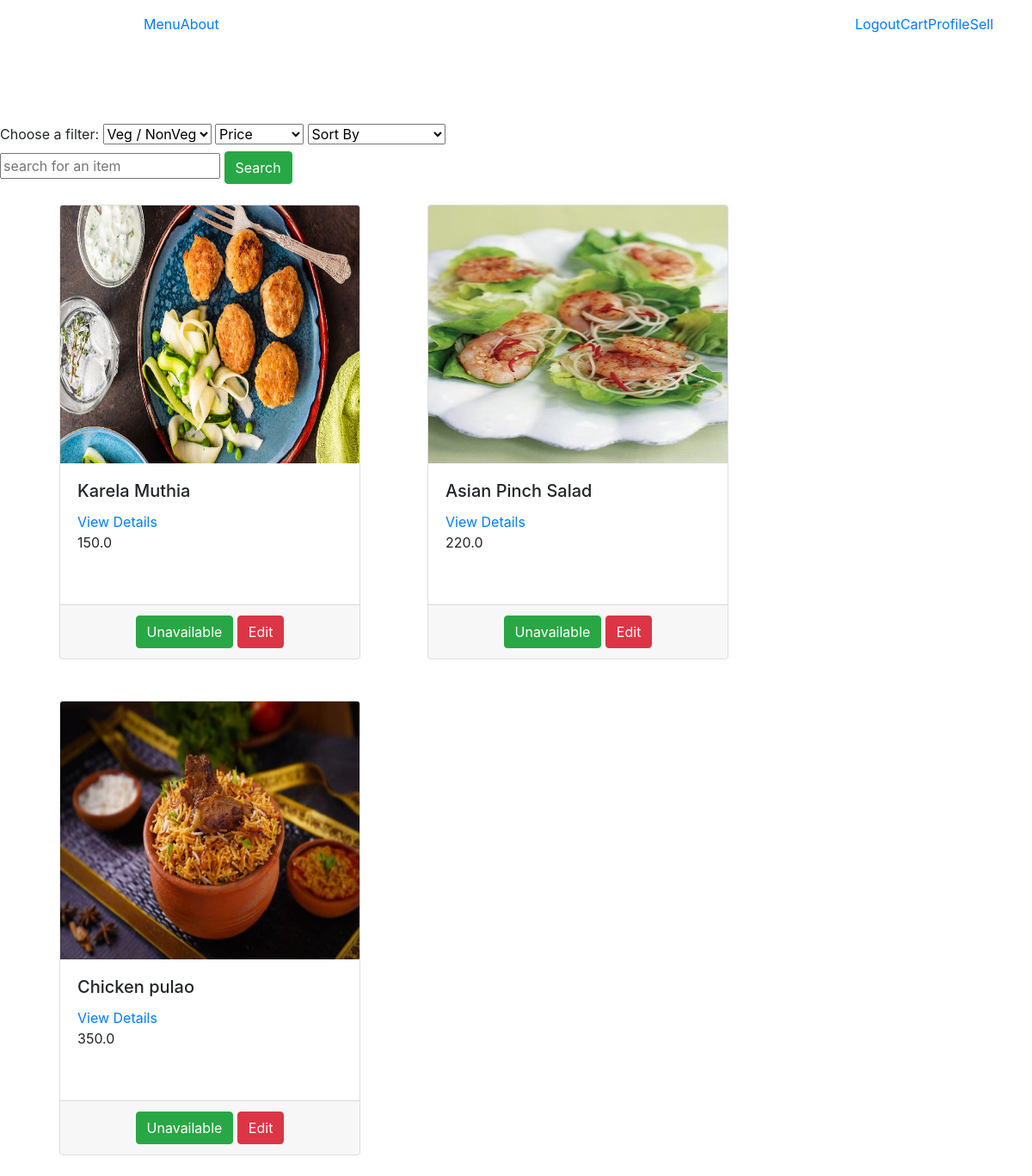
Screenshot of /chef-item-list/ (signed in) with the database file from the repository.
### core/models.py (models this page shows, shortened)
class Item(models.Model):
    chef = models.ForeignKey(settings.AUTH_USER_MODEL,on_delete=models.CASCADE, null=True)
    title = models.CharField(max_length=100)
    is_veg = models.BooleanField(default=True)
    available = models.BooleanField(default=True)
    price = models.FloatField()
    discount_price = models.FloatField(blank=True, null=True)
    calories = models.FloatField(default=0)
    slug = models.SlugField(unique=True)
    description = models.TextField()
    image = models.ImageField(upload_to='item_pics')
    def get_absolute_url(self):
        return reverse("core:product", kwargs={
            'slug': self.slug
        })

### core/views.py (the view, shortened to what this page needs)
# urls.py: path('chef-item-list/', chefItemList , name='chef-item-list'),
def chefItemList(request):
	return render(request, 'core/chef_item_list.html', context={'items' : Item.objects.filter(chef = request.user).all()})

### core/templates/core/chef_item_list.html (shortened to what this page needs)
{% load static %}
<!DOCTYPE html>
<html lang="en">
<head>
  <link rel="stylesheet" href="https://stackpath.bootstrapcdn.com/bootstrap/4.3.1/css/bootstrap.min.css">
</head>
<body>
  <header class="site-header">
    <nav class="navbar navbar-expand-md navbar-dark bg-steel fixed-top">
    <div class="container">
      <div class="collapse navbar-collapse" id="navbarToggle">
        <div class="navbar-nav mr-auto">
          <a class="nav-item nav-link" href="{% url 'core:menu' %}">Home  </a>
          <a class="nav-item nav-link" href="#">About </a>
        </div>
      <div class="collapse navbar-collapse" id="navbarToggle">
        <div class="navbar-nav mr-auto">
          <a href="{% url 'core:menu' %} ">Menu</a>
          <a  href="{% url 'about' %}">About</a>
        </div>
        <div class="navbar-nav">
          {% if user.is_authenticated %}
                <a  href=" {% url 'users:logout' %} ">Logout   </a>
                <a  href=" {% url 'core:order-summary' %} ">Cart  </a>
                <a  href="{% url 'users:profile' %} ">Profile  </a>
                <a href="{% url 'core:product-create' %}"> Sell</a>
          {% else %}
                <a href=" {% url 'users:login' %} ">Login</a>
                <a href=" filter/{% url 'users:signup' %} ">Register</a>
          {% endif %}
        </div>
      </div>
    </div>
    </nav>
    </header>
    <br> <br> <br> <br> <br> <br>
    <form method="POST" enctype="multipart/form-data">
      <label for="filters">Choose a filter:</label>
      <select id="filter1" name="filter1" onchange="this.form.submit()">
        <option selected="selected"> Veg / NonVeg </option>
      </select>
      <select id="filter2" name="filter2" onchange="this.form.submit()" >
        <option selected="selected"> Price </option>
      </select>
      <select id="sort" name="sort" onchange="this.form.submit()" >
        <option selected="selected"> Sort By </option>
      </select>
    </form>
  <form method="GET" action="{% url 'core:search' %}">
    <input name="q" value="{{request.GET.q}}" placeholder="search for an item">
    <button class="btn btn-success" type="submit">
      Search
    </button>
  </form>
  <div class="container">
    <div class="row">
      {% for object in items %}
      <div class="col-md-4 col-sm-4 col-lg-4 m-4">
              <div class="card">
                <img src="{{object.image.url}}" class="card-img-top" alt="{{ product.name }}" height="300" width="300">
                      <div class="card-body">
                        <h5 class="card-title"> {{ object.title }}</h5>
                        <a href="{{object.get_absolute_url}} ">View Details</a>
                        <p class="card-text">{{ object.price }}</p>
                        <span class="badge purple mr-1"> {{object.category}} </span>
                      </div>
                  <div class='card-footer text-center'>
                    {% if object.available %}
                      <a href="{% url 'core:set-item-unavailable' object.slug %}" class="btn btn-success">Unavailable</a>
                      <a href="{% url 'core:edit_item' object.slug %}" class="btn btn-danger">Edit</a>
                    {% else %}
                      <a href="{% url 'core:set-item-available' object.slug %}" class="btn btn-success">Available</a>
                      <a href="{% url 'core:edit_item' object.slug %}" class="btn btn-danger">Edit</a>
                    {% endif %}
                  </div>
               </div>
        </div>
      {% endfor %}
  </div>
  </div>
</body>
</html>

### rows the page displays
Item: image (picture), title "Karela Muthia", price "150.0", available "Unavailable"
Item: image (picture), title "Asian Pinch Salad", price "220.0", available "Unavailable"
Item: image (picture), title "Chicken pulao", price "350.0", available "Unavailable"
